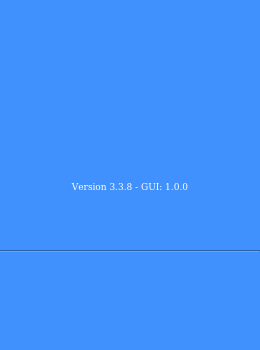
     <widget class="QFrame" name="frame_west">
      <property name="font">
       <font>
        <family>DejaVu Math TeX Gyre</family>
        <pointsize>12</pointsize>
       </font>
      </property>
      <property name="styleSheet">
       <string notr="true">background-color:rgba(0, 0, 0, 0);</string>
      </property>
      <property name="frameShape">
       <enum>QFrame::Shape::NoFrame</enum>
      </property>
      <property name="frameShadow">
       <enum>QFrame::Shadow::Plain</enum>
      </property>
      <layout class="QHBoxLayout" name="horizontalLayout_2">
       <property name="spacing">
        <number>0</number>
       </property>
       <property name="leftMargin">
        <number>0</number>
       </property>
       <property name="topMargin">
        <number>0</number>
       </property>
       <property name="rightMargin">
        <number>0</number>
       </property>
       <property name="bottomMargin">
        <number>0</number>
       </property>
       <item>
        <widget class="QFrame" name="frame_bottom_west">
         <property name="minimumSize">
          <size>
           <width>260</width>
           <height>0</height>
          </size>
         </property>
         <property name="maximumSize">
          <size>
           <width>80</width>
           <height>16777215</height>
          </size>
         </property>
         <property name="font">
          <font>
           <family>DejaVu Math TeX Gyre</family>
           <pointsize>12</pointsize>
          </font>
         </property>
         <property name="styleSheet">
          <string notr="true">QFrame{
background:rgb(64,144,253);
}
</string>
         </property>
         <property name="frameShape">
          <enum>QFrame::Shape::NoFrame</enum>
         </property>
         <property name="frameShadow">
          <enum>QFrame::Shadow::Plain</enum>
         </property>
         <layout class="QVBoxLayout" name="verticalLayout_14">
          <property name="spacing">
           <number>0</number>
          </property>
          <property name="leftMargin">
           <number>0</number>
          </property>
          <property name="topMargin">
           <number>0</number>
          </property>
          <property name="rightMargin">
           <number>0</number>
          </property>
          <property name="bottomMargin">
           <number>0</number>
          </property>
          <item>
           <widget class="QFrame" name="biapy_logo_frame">
            <property name="minimumSize">
             <size>
              <width>0</width>
              <height>250</height>
             </size>
            </property>
            <property name="maximumSize">
             <size>
              <width>16777215</width>
              <height>250</height>
             </size>
            </property>
            <property name="font">
             <font>
              <family>DejaVu Math TeX Gyre</family>
              <pointsize>12</pointsize>
             </font>
            </property>
            <property name="frameShape">
             <enum>QFrame::Shape::NoFrame</enum>
            </property>
            <property name="frameShadow">
             <enum>QFrame::Shadow::Plain</enum>
            </property>
            <property name="lineWidth">
             <number>0</number>
            </property>
            <layout class="QVBoxLayout" name="verticalLayout_3">
             <property name="leftMargin">
              <number>0</number>
             </property>
             <property name="topMargin">
              <number>0</number>
             </property>
             <property name="rightMargin">
              <number>0</number>
             </property>
             <property name="bottomMargin">
              <number>6</number>
             </property>
             <item alignment="Qt::AlignmentFlag::AlignHCenter|Qt::AlignmentFlag::AlignVCenter">
              <widget class="QFrame" name="frame_58">
               <property name="minimumSize">
                <size>
                 <width>240</width>
                 <height>0</height>
                </size>
               </property>
               <property name="styleSheet">
                <string notr="true">background-color:rgba(0, 0, 0, 0);</string>
               </property>
               <property name="frameShape">
                <enum>QFrame::Shape::NoFrame</enum>
               </property>
               <property name="frameShadow">
                <enum>QFrame::Shadow::Raised</enum>
               </property>
               <layout class="QHBoxLayout" name="horizontalLayout_20">
                <property name="spacing">
                 <number>0</number>
                </property>
                <property name="leftMargin">
                 <number>0</number>
                </property>
                <property name="topMargin">
                 <number>0</number>
                </property>
                <property name="rightMargin">
                 <number>0</number>
                </property>
                <property name="bottomMargin">
                 <number>0</number>
                </property>
                <item>
                 <widget class="QLabel" name="biapy_logo_label">
                  <property name="minimumSize">
                   <size>
                    <width>0</width>
                    <height>0</height>
                   </size>
                  </property>
                  <property name="maximumSize">
                   <size>
                    <width>180</width>
                    <height>180</height>
                   </size>
                  </property>
                  <property name="font">
                   <font>
                    <family>DejaVu Math TeX Gyre</family>
                    <pointsize>12</pointsize>
                   </font>
                  </property>
                  <property name="lineWidth">
                   <number>0</number>
                  </property>
                  <property name="text">
                   <string/>
                  </property>
                  <property name="pixmap">
                   <pixmap>../../../../.designer/backup/images/superminimal_ark_biapy2.png</pixmap>
                  </property>
                  <property name="scaledContents">
                   <bool>true</bool>
                  </property>
                  <property name="alignment">
                   <set>Qt::AlignmentFlag::AlignCenter</set>
                  </property>
                 </widget>
                </item>
               </layout>
              </widget>
             </item>
             <item>
              <widget class="Line" name="line_2">
               <property name="styleSheet">
                <string notr="true">background-color:rgba(0, 0, 0, 0);</string>
               </property>
               <property name="orientation">
                <enum>Qt::Orientation::Horizontal</enum>
               </property>
              </widget>
             </item>
             <item>
              <widget class="QLabel" name="biapy_version">
               <property name="minimumSize">
                <size>
                 <width>0</width>
                 <height>0</height>
                </size>
               </property>
               <property name="maximumSize">
                <size>
                 <width>16777215</width>
                 <height>16777215</height>
                </size>
               </property>
               <property name="font">
                <font>
                 <family>DejaVu Math TeX Gyre</family>
                 <pointsize>7</pointsize>
                </font>
               </property>
               <property name="styleSheet">
                <string notr="true">QLabel {
color: white;
background-color:rgba(0, 0, 0, 0);
}</string>
               </property>
               <property name="lineWidth">
                <number>0</number>
               </property>
               <property name="text">
                <string>Version 3.3.8 - GUI: 1.0.0</string>
               </property>
               <property name="alignment">
                <set>Qt::AlignmentFlag::AlignCenter</set>
               </property>
              </widget>
             </item>
            </layout>
           </widget>
          </item>
          <item>
           <widget class="Line" name="line">
            <property name="font">
             <font>
              <family>DejaVu Math TeX Gyre</family>
              <pointsize>12</pointsize>
             </font>
            </property>
            <property name="orientation">
             <enum>Qt::Orientation::Horizontal</enum>
            </property>
           </widget>
          </item>
          <item>
           <widget class="QFrame" name="frame_home">
            <property name="minimumSize">
             <size>
              <width>0</width>
              <height>0</height>
             </size>
            </property>
            <property name="maximumSize">
             <size>
              <width>260</width>
              <height>52</height>
             </size>
            </property>
            <property name="font">
             <font>
              <family>DejaVu Math TeX Gyre</family>
              <pointsize>12</pointsize>
             </font>
            </property>
            <property name="frameShape">
             <enum>QFrame::Shape::NoFrame</enum>
            </property>
            <property name="frameShadow">
             <enum>QFrame::Shadow::Plain</enum>
            </property>
            <layout class="QHBoxLayout" name="horizontalLayout_15">
             <property name="spacing">
              <number>0</number>
             </property>
             <property name="leftMargin">
              <number>0</number>
             </property>
             <property name="topMargin">
              <number>0</number>
             </property>
             <property name="rightMargin">
              <number>0</number>
             </property>
             <property name="bottomMargin">
              <number>0</number>
             </property>
             <item>
              <widget class="QPushButton" name="bn_home">
               <property name="minimumSize">
                <size>
                 <width>52</width>
                 <height>0</height>
                </size>
               </property>
               <property name="maximumSize">
                <size>
                 <width>260</width>
                 <height>52</height>
                </size>
               </property>
               <property name="font">
                <font>
                 <family>DejaVu Math TeX Gyre</family>
                 <pointsize>12</pointsize>
                </font>
               </property>
               <property name="text">
                <string/>
               </property>
               <property name="iconSize">
                <size>
                 <width>257</width>
                 <height>48</height>
                </size>
               </property>
               <property name="flat">
                <bool>true</bool>
               </property>
              </widget>
             </item>
            </layout>
           </widget>
          </item>
          <item>
           <widget class="QFrame" name="frame_wizard">
            <property name="maximumSize">
             <size>
              <width>260</width>
              <height>52</height>
             </size>
            </property>
            <property name="font">
             <font>
              <family>DejaVu Math TeX Gyre</family>
              <pointsize>12</pointsize>
             </font>
            </property>
            <property name="frameShape">
             <enum>QFrame::Shape::NoFrame</enum>
            </property>
            <property name="frameShadow">
             <enum>QFrame::Shadow::Plain</enum>
            </property>
            <layout class="QVBoxLayout" name="verticalLayout_4">
             <property name="spacing">
              <number>0</number>
             </property>
             <property name="leftMargin">
              <number>0</number>
             </property>
             <property name="topMargin">
              <number>0</number>
             </property>
             <property name="rightMargin">
              <number>0</number>
             </property>
             <property name="bottomMargin">
              <number>0</number>
             </property>
             <item>
              <widget class="QPushButton" name="bn_wizard">
               <property name="minimumSize">
                <size>
                 <width>52</width>
                 <height>0</height>
                </size>
               </property>
               <property name="maximumSize">
                <size>
                 <width>260</width>
                 <height>52</height>
                </size>
               </property>
               <property name="font">
                <font>
                 <family>DejaVu Math TeX Gyre</family>
                 <pointsize>12</pointsize>
                </font>
               </property>
               <property name="text">
                <string/>
               </property>
               <property name="iconSize">
                <size>
                 <width>257</width>
                 <height>48</height>
                </size>
               </property>
               <property name="flat">
                <bool>true</bool>
               </property>
              </widget>
             </item>
            </layout>
           </widget>
          </item>
          <item>
           <widget class="QFrame" name="frame_run_biapy">
            <property name="sizePolicy">
             <sizepolicy hsizetype="Preferred" vsizetype="Preferred">
              <horstretch>0</horstretch>
              <verstretch>0</verstretch>
             </sizepolicy>
            </property>
            <property name="minimumSize">
             <size>
              <width>0</width>
              <height>0</height>
             </size>
            </property>
            <property name="maximumSize">
             <size>
              <width>260</width>
              <height>52</height>
             </size>
            </property>
            <property name="font">
             <font>
              <family>DejaVu Math TeX Gyre</family>
              <pointsize>12</pointsize>
             </font>
            </property>
            <property name="frameShape">
             <enum>QFrame::Shape::NoFrame</enum>
            </property>
            <property name="frameShadow">
             <enum>QFrame::Shadow::Plain</enum>
            </property>
            <layout class="QHBoxLayout" name="horizontalLayout_28">
             <property name="spacing">
              <number>0</number>
             </property>
             <property name="leftMargin">
              <number>0</number>
             </property>
             <property name="topMargin">
              <number>0</number>
             </property>
             <property name="rightMargin">
              <number>0</number>
             </property>
             <property name="bottomMargin">
              <number>0</number>
             </property>
             <item>
              <widget class="QPushButton" name="bn_run_biapy">
               <property name="minimumSize">
                <size>
                 <width>52</width>
                 <height>0</height>
                </size>
               </property>
               <property name="maximumSize">
                <size>
                 <width>260</width>
                 <height>52</height>
                </size>
               </property>
               <property name="font">
                <font>
                 <family>DejaVu Math TeX Gyre</family>
                 <pointsize>12</pointsize>
                </font>
               </property>
               <property name="text">
                <string/>
               </property>
               <property name="iconSize">
                <size>
                 <width>257</width>
                 <height>48</height>
                </size>
               </property>
               <property name="flat">
                <bool>true</bool>
               </property>
              </widget>
             </item>
            </layout>
           </widget>
          </item>
          <item>
           <widget class="QFrame" name="frame_tour">
            <property name="maximumSize">
             <size>
              <width>260</width>
              <height>52</height>
             </size>
            </property>
            <property name="frameShape">
             <enum>QFrame::Shape::NoFrame</enum>
            </property>
            <property name="frameShadow">
             <enum>QFrame::Shadow::Plain</enum>
            </property>
            <layout class="QHBoxLayout" name="horizontalLayout_3">
             <property name="spacing">
              <number>0</number>
             </property>
             <property name="leftMargin">
              <number>0</number>
             </property>
             <property name="topMargin">
              <number>0</number>
             </property>
             <property name="rightMargin">
              <number>0</number>
             </property>
             <property name="bottomMargin">
              <number>0</number>
             </property>
             <item>
              <widget class="QPushButton" name="bn_tour">
               <property name="minimumSize">
                <size>
                 <width>52</width>
                 <height>0</height>
                </size>
               </property>
               <property name="maximumSize">
                <size>
                 <width>260</width>
                 <height>52</height>
                </size>
               </property>
               <property name="text">
                <string/>
               </property>
               <property name="iconSize">
                <size>
                 <width>257</width>
                 <height>48</height>
                </size>
               </property>
               <property name="flat">
                <bool>true</bool>
               </property>
              </widget>
             </item>
            </layout>
           </widget>
          </item>
          <item>
           <widget class="QFrame" name="frame_3">
            <property name="frameShape">
             <enum>QFrame::Shape::NoFrame</enum>
            </property>
            <property name="frameShadow">
             <enum>QFrame::Shadow::Raised</enum>
            </property>
           </widget>
          </item>
         </layout>
        </widget>
       </item>
      </layout>
     </widget>
